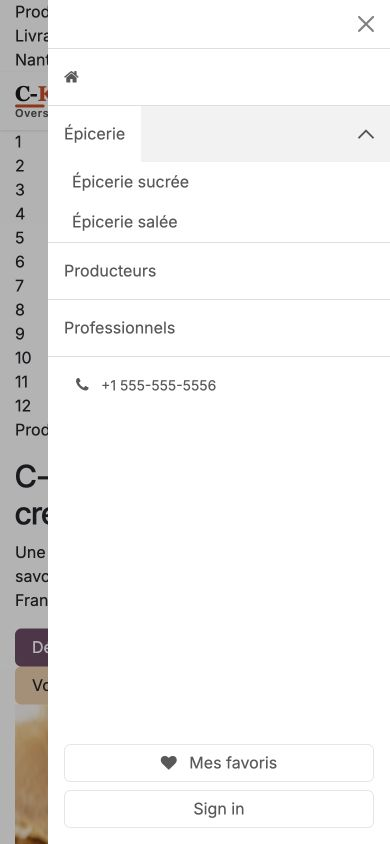
#> input picture rapport/ck_s2_navigation_v3_20260719/captures/03_subcategories_epicerie.jpg, 390 x 844 px
$ python reprocess_rgba_source_flat.py --source ../../rapport/ck_s2_navigation_v3_20260719/captures/03_subcategories_epicerie.jpg --output out.png
#> lines starting #> are read from the running program, lines starting #| are printed output that depends on the picture
#!/usr/bin/env python3
"""Pré-traitement source RGBA → fond plein avant normalisation v1.1.

Usage (hôte) :
    python scripts/reprocess_rgba_source_flat.py \\
      --source tools/ck_image_normalizer/input/pilote/02_product-8_crackers-manioc-sainte-anne.png \\
      --output /tmp/crackers8_flat.png
"""

from __future__ import annotations

import argparse
from pathlib import Path

from PIL import Image


def hex_to_rgb(value: str) -> tuple[int, int, int]:
    value = value.lstrip("#")
    return tuple(int(value[i : i + 2], 16) for i in (0, 2, 4))  # type: ignore[return-value]


def flatten_rgba_on_background(
    source: Path,
    dest: Path,
    background: str = "#F8EEDB",
    remove_green_spill: bool = True,
) -> Path:
#> called with background = '#F8EEDB', remove_green_spill = True
    bg_rgb = hex_to_rgb(background)
    rgba = Image.open(source).convert("RGBA")
    content_bbox = rgba.getchannel("A").getbbox()
#> content_bbox = (0, 0, 390, 844)
    if content_bbox:
        rgba = rgba.crop(content_bbox)
    flat = Image.new("RGB", rgba.size, bg_rgb)
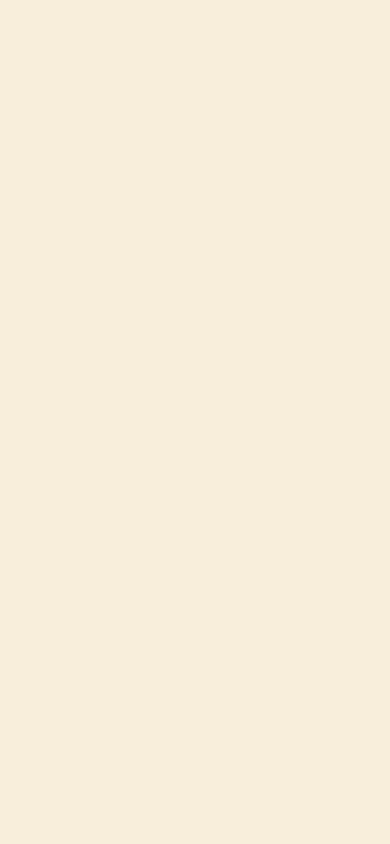
#> flat: PIL image 390x844 RGB; mean R, G, B 248, 238, 219
    flat.paste(rgba, mask=rgba.split()[3])
#> flat is the input picture: PIL image 390x844 RGB; mean R, G, B 241.3, 240.7, 240.2

    if remove_green_spill:
        pixels = flat.load()
        w, h = flat.size
#> w = 390; h = 844
        for y in range(h):
            for x in range(w):
                r, g, b = pixels[x, y]
                if _color_distance_px(r, g, b, bg_rgb) <= 18:
                    continue
                if g > 95 and g > r + 25 and g > b + 25:
                    pixels[x, y] = bg_rgb
                elif b > 110 and b > r + 35 and g > r + 15:
                    pixels[x, y] = bg_rgb

    dest.parent.mkdir(parents=True, exist_ok=True)
    flat.save(dest, format="PNG")
    return dest


def _color_distance_px(r: int, g: int, b: int, ref: tuple[int, int, int]) -> float:
    return ((r - ref[0]) ** 2 + (g - ref[1]) ** 2 + (b - ref[2]) ** 2) ** 0.5


def main() -> int:
    parser = argparse.ArgumentParser(description="Aplatir RGBA sur fond plein recette v1.1")
    parser.add_argument("--source", required=True, type=Path)
    parser.add_argument("--output", required=True, type=Path)
    parser.add_argument("--background", default="#F8EEDB")
    args = parser.parse_args()
    flatten_rgba_on_background(args.source, args.output, args.background)
    print(f"OK flat RGB → {args.output}")
    return 0


if __name__ == "__main__":
    raise SystemExit(main())
#> (the program exits here)
